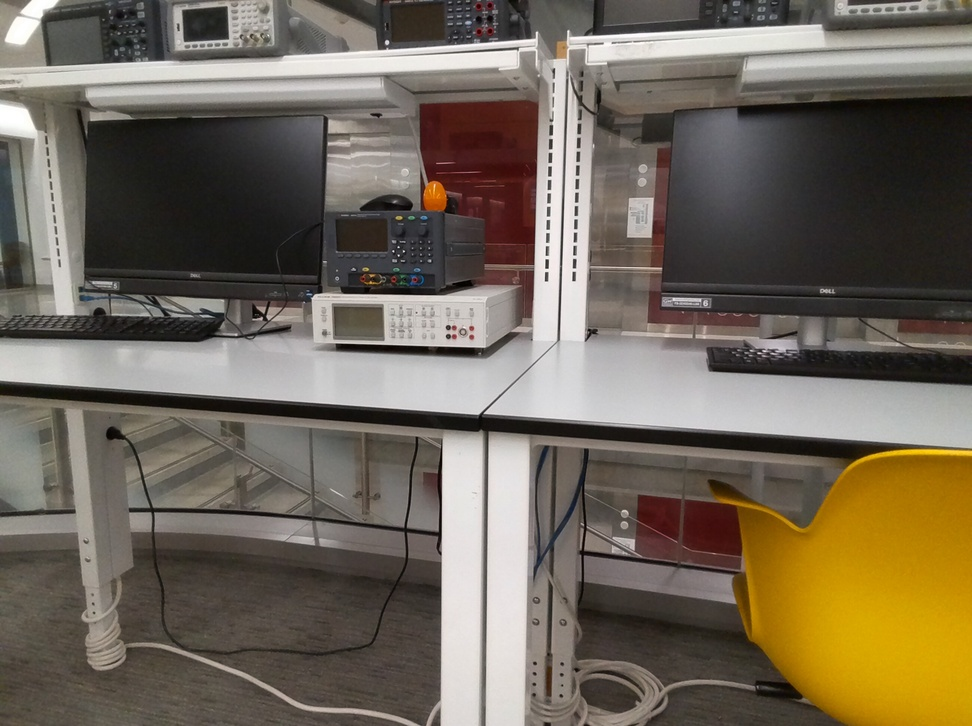
#> input picture eggImagesRGB/img (1).jpg, 972 x 726 px, shrunk from 2592 x 1936 before the run; its folder holds only this picture in this run
$ python multipleRGBtoGS.py
#> lines starting #> are read from the running program, lines starting #| are printed output that depends on the picture
from PIL import Image, ImageOps


for i in range(37):
    idx = i + 1
    img = Image.open(f"eggImagesRGB/img ({idx}).jpg")
#> img is the input picture: PIL image 972x726 RGB; mean R, G, B 113.2, 103.7, 89.3
    newimg = ImageOps.grayscale(img).convert("L")
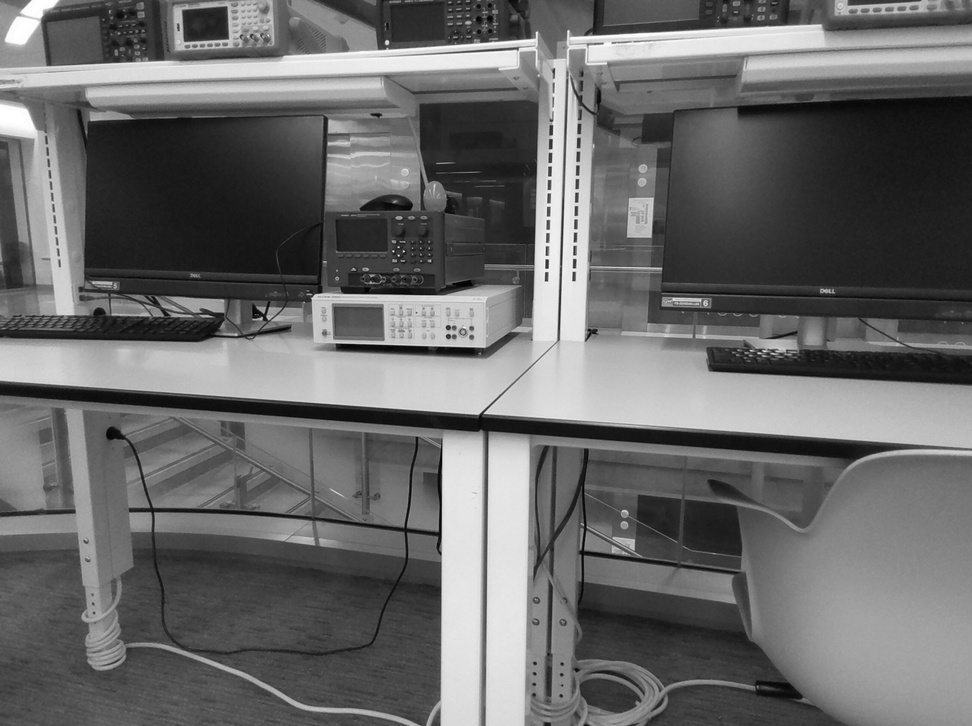
#> newimg: PIL image 972x726 L; min 1, max 255, mean 104.9
#> (the run stopped early here; a loop or call above may not have finished)
